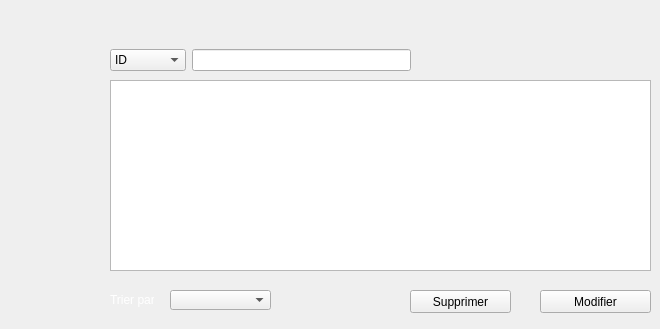
     <widget class="QWidget" name="tab_2">
      <attribute name="title">
       <string>Afficher les ventes</string>
      </attribute>
      <widget class="QTableView" name="ventes">
       <property name="geometry">
        <rect>
         <x>110</x>
         <y>80</y>
         <width>541</width>
         <height>191</height>
        </rect>
       </property>
       <property name="font">
        <font>
         <family>Segoe UI Symbol</family>
         <pointsize>10</pointsize>
         <weight>50</weight>
         <bold>false</bold>
        </font>
       </property>
       <property name="styleSheet">
        <string notr="true">

QMainWindow {

	background-color:#ececec;

}

QTextEdit {

	border-width: 1px;

	border-style: solid;

	border-color: qlineargradient(spread:pad, x1:0.5, y1:1, x2:0.5, y2:0, stop:0 rgba(0, 113, 255, 255), stop:1 rgba(91, 171, 252, 255));

}

QPlainTextEdit {

	border-width: 1px;

	border-style: solid;

	border-color: qlineargradient(spread:pad, x1:0.5, y1:1, x2:0.5, y2:0, stop:0 rgba(0, 113, 255, 255), stop:1 rgba(91, 171, 252, 255));

}

QToolButton {

	border-style: solid;

	border-top-color: qlineargradient(spread:pad, x1:0.5, y1:1, x2:0.5, y2:0, stop:0 rgb(215, 215, 215), stop:1 rgb(222, 222, 222));

	border-right-color: qlineargradient(spread:pad, x1:0, y1:0.5, x2:1, y2:0.5, stop:0 rgb(217, 217, 217), stop:1 rgb(227, 227, 227));

	border-left-color: qlineargradient(spread:pad, x1:0, y1:0.5, x2:1, y2:0.5, stop:0 rgb(227, 227, 227), stop:1 rgb(217, 217, 217));

	border-bottom-color: qlineargradient(spread:pad, x1:0.5, y1:1, x2:0.5, y2:0, stop:0 rgb(215, 215, 215), stop:1 rgb(222, 222, 222));

	border-width: 1px;

	border-radius: 5px;

	color: rgb(0,0,0);

	padding: 2px;

	background-color: rgb(255,255,255);

}

QToolButton:hover{

	border-style: solid;

	border-top-color: qlineargradient(spread:pad, x1:0.5, y1:1, x2:0.5, y2:0, stop:0 rgb(195, 195, 195), stop:1 rgb(222, 222, 222));

	border-right-color: qlineargradient(spread:pad, x1:0, y1:0.5, x2:1, y2:0.5, stop:0 rgb(197, 197, 197), stop:1 rgb(227, 227, 227));

	border-left-color: qlineargradient(spread:pad, x1:0, y1:0.5, x2:1, y2:0.5, stop:0 rgb(227, 227, 227), stop:1 rgb(197, 197, 197));

	border-bottom-color: qlineargradient(spread:pad, x1:0.5, y1:1, x2:0.5, y2:0, stop:0 rgb(195, 195, 195), stop:1 rgb(222, 222, 222));

	border-width: 1px;

	border-radius: 5px;

	color: rgb(0,0,0);

	padding: 2px;

	background-color: rgb(255,255,255);

}

QToolButton:pressed{

	border-style: solid;

	border-top-color: qlineargradient(spread:pad, x1:0.5, y1:1, x2:0.5, y2:0, stop:0 rgb(215, 215, 215), stop:1 rgb(222, 222, 222));

	border-right-color: qlineargradient(spread:pad, x1:0, y1:0.5, x2:1, y2:0.5, stop:0 rgb(217, 217, 217), stop:1 rgb(227, 227, 227));

	border-left-color: qlineargradient(spread:pad, x1:0, y1:0.5, x2:1, y2:0.5, stop:0 rgb(227, 227, 227), stop:1 rgb(217, 217, 217));

	border-bottom-color: qlineargradient(spread:pad, x1:0.5, y1:1, x2:0.5, y2:0, stop:0 rgb(215, 215, 215), stop:1 rgb(222, 222, 222));

	border-width: 1px;

	border-radius: 5px;

	color: rgb(0,0,0);

	padding: 2px;

	background-color: rgb(142,142,142);

}

QPushButton{

	border-style: solid;

	border-top-color: qlineargradient(spread:pad, x1:0.5, y1:1, x2:0.5, y2:0, stop:0 rgb(215, 215, 215), stop:1 rgb(222, 222, 222));

	border-right-color: qlineargradient(spread:pad, x1:0, y1:0.5, x2:1, y2:0.5, stop:0 rgb(217, 217, 217), stop:1 rgb(227, 227, 227));

	border-left-color: qlineargradient(spread:pad, x1:0, y1:0.5, x2:1, y2:0.5, stop:0 rgb(227, 227, 227), stop:1 rgb(217, 217, 217));

	border-bottom-color: qlineargradient(spread:pad, x1:0.5, y1:1, x2:0.5, y2:0, stop:0 rgb(215, 215, 215), stop:1 rgb(222, 222, 222));

	border-width: 1px;

	border-radius: 5px;

	color: rgb(0,0,0);

	padding: 2px;

	background-color: rgb(255,255,255);

}

QPushButton::default{

	border-style: solid;

	border-top-color: qlineargradient(spread:pad, x1:0.5, y1:1, x2:0.5, y2:0, stop:0 rgb(215, 215, 215), stop:1 rgb(222, 222, 222));

	border-right-color: qlineargradient(spread:pad, x1:0, y1:0.5, x2:1, y2:0.5, stop:0 rgb(217, 217, 217), stop:1 rgb(227, 227, 227));

	border-left-color: qlineargradient(spread:pad, x1:0, y1:0.5, x2:1, y2:0.5, stop:0 rgb(227, 227, 227), stop:1 rgb(217, 217, 217));

	border-bottom-color: qlineargradient(spread:pad, x1:0.5, y1:1, x2:0.5, y2:0, stop:0 rgb(215, 215, 215), stop:1 rgb(222, 222, 222));

	border-width: 1px;

	border-radius: 5px;

	color: rgb(0,0,0);

	padding: 2px;

	background-color: rgb(255,255,255);

}

QPushButton:hover{

	border-style: solid;

	border-top-color: qlineargradient(spread:pad, x1:0.5, y1:1, x2:0.5, y2:0, stop:0 rgb(195, 195, 195), stop:1 rgb(222, 222, 222));

	border-right-color: qlineargradient(spread:pad, x1:0, y1:0.5, x2:1, y2:0.5, stop:0 rgb(197, 197, 197), stop:1 rgb(227, 227, 227));

	border-left-color: qlineargradient(spread:pad, x1:0, y1:0.5, x2:1, y2:0.5, stop:0 rgb(227, 227, 227), stop:1 rgb(197, 197, 197));

	border-bottom-color: qlineargradient(spread:pad, x1:0.5, y1:1, x2:0.5, y2:0, stop:0 rgb(195, 195, 195), stop:1 rgb(222, 222, 222));

	border-width: 1px;

	border-radius: 5px;

	color: rgb(0,0,0);

	padding: 2px;

	background-color: rgb(255,255,255);

}

QPushButton:pressed{

	border-style: solid;

	border-top-color: qlineargradient(spread:pad, x1:0.5, y1:1, x2:0.5, y2:0, stop:0 rgb(215, 215, 215), stop:1 rgb(222, 222, 222));

	border-right-color: qlineargradient(spread:pad, x1:0, y1:0.5, x2:1, y2:0.5, stop:0 rgb(217, 217, 217), stop:1 rgb(227, 227, 227));

	border-left-color: qlineargradient(spread:pad, x1:0, y1:0.5, x2:1, y2:0.5, stop:0 rgb(227, 227, 227), stop:1 rgb(217, 217, 217));

	border-bottom-color: qlineargradient(spread:pad, x1:0.5, y1:1, x2:0.5, y2:0, stop:0 rgb(215, 215, 215), stop:1 rgb(222, 222, 222));

	border-width: 1px;

	border-radius: 5px;

	color: rgb(0,0,0);

	padding: 2px;

	background-color: rgb(142,142,142);

}

QPushButton:disabled{

	border-style: solid;

	border-top-color: qlineargradient(spread:pad, x1:0.5, y1:1, x2:0.5, y2:0, stop:0 rgb(215, 215, 215), stop:1 rgb(222, 222, 222));

	border-right-color: qlineargradient(spread:pad, x1:0, y1:0.5, x2:1, y2:0.5, stop:0 rgb(217, 217, 217), stop:1 rgb(227, 227, 227));

	border-left-color: qlineargradient(spread:pad, x1:0, y1:0.5, x2:1, y2:0.5, stop:0 rgb(227, 227, 227), stop:1 rgb(217, 217, 217));

	border-bottom-color: qlineargradient(spread:pad, x1:0.5, y1:1, x2:0.5, y2:0, stop:0 rgb(215, 215, 215), stop:1 rgb(222, 222, 222));

	border-width: 1px;

	border-radius: 5px;

	color: #808086;

	padding: 2px;

	background-color: rgb(142,142,142);

}

QLineEdit {

	border-width: 1px; border-radius: 4px;

	border-style: solid;

	border-color: qlineargradient(spread:pad, x1:0.5, y1:1, x2:0.5, y2:0, stop:0 rgba(0, 113, 255, 255), stop:1 rgba(91, 171, 252, 255));

}

QLabel {

	color: #000000;

}

QLCDNumber {

	color: rgb(0, 113, 255, 255);

}

QProgressBar {

	text-align: center;

	color: rgb(240, 240, 240);

	border-width: 1px; 

	border-radius: 10px;

	border-color: rgb(230, 230, 230);

	border-style: solid;

	background-color:rgb(207,207,207);

}

QProgressBar::chunk {

	background-color: qlineargradient(spread:pad, x1:0.5, y1:1, x2:0.5, y2:0, stop:0 rgba(49, 147, 250, 255), stop:1 rgba(34, 142, 255, 255));

	border-radius: 10px;

}

QMenuBar {

	background-color: qlineargradient(spread:pad, x1:0.5, y1:1, x2:0.5, y2:0, stop:0 rgba(207, 209, 207, 255), stop:1 rgba(230, 229, 230, 255));

}

QMenuBar::item {

	color: #000000;

  	spacing: 3px;

  	padding: 1px 4px;

	background-color: qlineargradient(spread:pad, x1:0.5, y1:1, x2:0.5, y2:0, stop:0 rgba(207, 209, 207, 255), stop:1 rgba(230, 229, 230, 255));

}



QMenuBar::item:selected {

  	background-color: qlineargradient(spread:pad, x1:0.5, y1:1, x2:0.5, y2:0, stop:0 rgba(0, 113, 255, 255), stop:1 rgba(91, 171, 252, 255));

	color: #FFFFFF;

}

QMenu::item:selected {

	border-style: solid;

	border-top-color: transparent;

	border-right-color: transparent;

	border-left-color: qlineargradient(spread:pad, x1:0.5, y1:1, x2:0.5, y2:0, stop:0 rgba(0, 113, 255, 255), stop:1 rgba(91, 171, 252, 255));

	border-bottom-color: transparent;

	border-left-width: 2px;

	color: #000000;

	padding-left:15px;

	padding-top:4px;

	padding-bottom:4px;

	padding-right:7px;

}

QMenu::item {

	border-style: solid;

	border-top-color: transparent;

	border-right-color: transparent;

	border-left-color: transparent;

	border-bottom-color: transparent;

	border-bottom-width: 1px;

	color: #000000;

	padding-left:17px;

	padding-top:4px;

	padding-bottom:4px;

	padding-right:7px;

}

QTabWidget {

	color:rgb(0,0,0);

	background-color:#000000;

}

QTabWidget::pane {

		border-color: rgb(223,223,223);

		background-color:rgb(226,226,226);

		border-style: solid;

		border-width: 2px;

    	border-radius: 6px;

}

QTabBar::tab:first {

	border-style: solid;

	border-left-width:1px;

	border-right-width:0px;

	border-top-width:1px;

	border-bottom-width:1px;

	border-top-color: rgb(209,209,209);

	border-left-color: qlineargradient(spread:pad, x1:0.5, y1:1, x2:0.5, y2:0, stop:0 rgba(209, 209, 209, 209), stop:1 rgba(229, 229, 229, 229));

	border-bottom-color: rgb(229,229,229);

	border-top-left-radius: 4px;

	border-bottom-left-radius: 4px;

	color: #000000;

	padding: 3px;

	margin-left:0px;

	background-color: qlineargradient(spread:pad, x1:0.5, y1:1, x2:0.5, y2:0, stop:0 rgba(247, 247, 247, 255), stop:1 rgba(255, 255, 255, 255));

}

QTabBar::tab:last {

	border-style: solid;

	border-width:1px;

	border-top-color: rgb(209,209,209);

	border-left-color: qlineargradient(spread:pad, x1:0.5, y1:1, x2:0.5, y2:0, stop:0 rgba(209, 209, 209, 209), stop:1 rgba(229, 229, 229, 229));

	border-right-color: qlineargradient(spread:pad, x1:0.5, y1:1, x2:0.5, y2:0, stop:0 rgba(209, 209, 209, 209), stop:1 rgba(229, 229, 229, 229));

	border-bottom-color: rgb(229,229,229);

	border-top-right-radius: 4px;

	border-bottom-right-radius: 4px;

	color: #000000;

	padding: 3px;

	margin-left:0px;

	background-color: qlineargradient(spread:pad, x1:0.5, y1:1, x2:0.5, y2:0, stop:0 rgba(247, 247, 247, 255), stop:1 rgba(255, 255, 255, 255));

}

QTabBar::tab {

	border-style: solid;

	border-top-width:1px;

	border-bottom-width:1px;

	border-left-width:1px;

	border-top-color: rgb(209,209,209);

	border-left-color: qlineargradient(spread:pad, x1:0.5, y1:1, x2:0.5, y2:0, stop:0 rgba(209, 209, 209, 209), stop:1 rgba(229, 229, 229, 229));

	border-bottom-color: rgb(229,229,229);

	color: #000000;

	padding: 3px;

	margin-left:0px;

	background-color: qlineargradient(spread:pad, x1:0.5, y1:1, x2:0.5, y2:0, stop:0 rgba(247, 247, 247, 255), stop:1 rgba(255, 255, 255, 255));

}

QTabBar::tab:selected, QTabBar::tab:last:selected, QTabBar::tab:hover {

  	border-style: solid;

  	border-left-width:1px;

	border-right-color: transparent;

	border-top-color: rgb(209,209,209);

	border-left-color: qlineargradient(spread:pad, x1:0.5, y1:1, x2:0.5, y2:0, stop:0 rgba(209, 209, 209, 209), stop:1 rgba(229, 229, 229, 229));

	border-bottom-color: rgb(229,229,229);

	color: #FFFFFF;

	padding: 3px;

	margin-left:0px;

	background-color: qlineargradient(spread:pad, x1:0.5, y1:1, x2:0.5, y2:0, stop:0 rgba(0, 113, 255, 255), stop:1 rgba(91, 171, 252, 255));

}



QTabBar::tab:selected, QTabBar::tab:first:selected, QTabBar::tab:hover {

  	border-style: solid;

  	border-left-width:1px;

  	border-bottom-width:1px;

  	border-top-width:1px;

	border-right-color: transparent;

	border-top-color: rgb(209,209,209);

	border-left-color: qlineargradient(spread:pad, x1:0.5, y1:1, x2:0.5, y2:0, stop:0 rgba(209, 209, 209, 209), stop:1 rgba(229, 229, 229, 229));

	border-bottom-color: rgb(229,229,229);

	color: #FFFFFF;

	padding: 3px;

	margin-left:0px;

	background-color: qlineargradient(spread:pad, x1:0.5, y1:1, x2:0.5, y2:0, stop:0 rgba(0, 113, 255, 255), stop:1 rgba(91, 171, 252, 255));

}



QCheckBox {

	color: #000000;

	padding: 2px;

}

QCheckBox:disabled {

	color: #808086;

	padding: 2px;

}



QCheckBox:hover {

	border-radius:4px;

	border-style:solid;

	padding-left: 1px;

	padding-right: 1px;

	padding-bottom: 1px;

	padding-top: 1px;

	border-width:1px;

	border-color: transparent;

}

QCheckBox::indicator:checked {



	height: 10px;

	width: 10px;

	border-style:solid;

	border-width: 1px;

	border-color: qlineargradient(spread:pad, x1:0.5, y1:1, x2:0.5, y2:0, stop:0 rgba(0, 113, 255, 255), stop:1 rgba(91, 171, 252, 255));

	color: #000000;

	background-color: qlineargradient(spread:pad, x1:0.5, y1:1, x2:0.5, y2:0, stop:0 rgba(0, 113, 255, 255), stop:1 rgba(91, 171, 252, 255));

}

QCheckBox::indicator:unchecked {



	height: 10px;

	width: 10px;

	border-style:solid;

	border-width: 1px;

	border-color: qlineargradient(spread:pad, x1:0.5, y1:1, x2:0.5, y2:0, stop:0 rgba(0, 113, 255, 255), stop:1 rgba(91, 171, 252, 255));

	color: #000000;

}

QRadioButton {

	color: 000000;

	padding: 1px;

}

QRadioButton::indicator:checked {

	height: 10px;

	width: 10px;

	border-style:solid;

	border-radius:5px;

	border-width: 1px;

	border-color: qlineargradient(spread:pad, x1:0.5, y1:1, x2:0.5, y2:0, stop:0 rgba(0, 113, 255, 255), stop:1 rgba(91, 171, 252, 255));

	color: #a9b7c6;

	background-color: qlineargradient(spread:pad, x1:0.5, y1:1, x2:0.5, y2:0, stop:0 rgba(0, 113, 255, 255), stop:1 rgba(91, 171, 252, 255));

}

QRadioButton::indicator:!checked {

	height: 10px;

	width: 10px;

	border-style:solid;

	border-radius:5px;

	border-width: 1px;

	border-color: qlineargradient(spread:pad, x1:0.5, y1:1, x2:0.5, y2:0, stop:0 rgba(0, 113, 255, 255), stop:1 rgba(91, 171, 252, 255));

	color: #a9b7c6;

	background-color: transparent;

}

QStatusBar {

	color:#027f7f;

}

QSpinBox {

	border-style: solid;

	border-width: 1px;

	border-color: qlineargradient(spread:pad, x1:0.5, y1:1, x2:0.5, y2:0, stop:0 rgba(0, 113, 255, 255), stop:1 rgba(91, 171, 252, 255));

}

QDoubleSpinBox {

	border-style: solid;

	border-width: 1px;

	border-color: qlineargradient(spread:pad, x1:0.5, y1:1, x2:0.5, y2:0, stop:0 rgba(0, 113, 255, 255), stop:1 rgba(91, 171, 252, 255));

}

QTimeEdit {

	border-style: solid;

	border-width: 1px;

	border-color: qlineargradient(spread:pad, x1:0.5, y1:1, x2:0.5, y2:0, stop:0 rgba(0, 113, 255, 255), stop:1 rgba(91, 171, 252, 255));

}

QDateTimeEdit {

	border-style: solid;

	border-width: 1px;

	border-color: qlineargradient(spread:pad, x1:0.5, y1:1, x2:0.5, y2:0, stop:0 rgba(0, 113, 255, 255), stop:1 rgba(91, 171, 252, 255));

}

QDateEdit {

	border-style: solid;

	border-width: 1px;

	border-color: qlineargradient(spread:pad, x1:0.5, y1:1, x2:0.5, y2:0, stop:0 rgba(0, 113, 255, 255), stop:1 rgba(91, 171, 252, 255));

}



QToolBox {

	color: #a9b7c6;

	background-color:#000000;

}

QToolBox::tab {

	color: #a9b7c6;

	background-color:#000000;

}

QToolBox::tab:selected {

	color: #FFFFFF;

	background-color:#000000;

}

QScrollArea {

	color: #FFFFFF;

	background-color:#000000;

}

QSlider::groove:horizontal {

	height: 5px;

	background-color: qlineargradient(spread:pad, x1:0.5, y1:1, x2:0.5, y2:0, stop:0 rgba(49, 147, 250, 255), stop:1 rgba(34, 142, 255, 255));

}

QSlider::groove:vertical {

	width: 5px;

	background-color: qlineargradient(spread:pad, x1:0.5, y1:1, x2:0.5, y2:0, stop:0 rgba(49, 147, 250, 255), stop:1 rgba(34, 142, 255, 255));

}

QSlider::handle:horizontal {

	background: rgb(253,253,253);

	border-style: solid;

	border-width: 1px;

	border-color: rgb(207,207,207);

	width: 12px;

	margin: -5px 0;

	border-radius: 7px;

}

QSlider::handle:vertical {

	background: rgb(253,253,253);

	border-style: solid;

	border-width: 1px;

	border-color: rgb(207,207,207);

	height: 12px;

	margin: 0 -5px;

	border-radius: 7px;

}

QSlider::add-page:horizontal {

    background: rgb(181,181,181);

}

QSlider::add-page:vertical {

    background: rgb(181,181,181);

}

QSlider::sub-page:horizontal {

    background-color: qlineargradient(spread:pad, x1:0.5, y1:1, x2:0.5, y2:0, stop:0 rgba(49, 147, 250, 255), stop:1 rgba(34, 142, 255, 255));

}

QSlider::sub-page:vertical {

    background-color: qlineargradient(spread:pad, y1:0.5, x1:1, y2:0.5, x2:0, stop:0 rgba(49, 147, 250, 255), stop:1 rgba(34, 142, 255, 255));

}

QScrollBar:horizontal {

	max-height: 20px;

	border: 1px transparent grey;

	margin: 0px 20px 0px 20px;

}

QScrollBar:vertical {

	max-width: 20px;

	border: 1px transparent grey;

	margin: 20px 0px 20px 0px;

}

QScrollBar::handle:horizontal {

	background: rgb(253,253,253);

	border-style: solid;

	border-width: 1px;

	border-color: rgb(207,207,207);

	border-radius: 7px;

	min-width: 25px;

}

QScrollBar::handle:horizontal:hover {

	background: rgb(253,253,253);

	border-style: solid;

	border-width: 1px;

	border-color: rgb(147, 200, 200);

	border-radius: 7px;

	min-width: 25px;

}

QScrollBar::handle:vertical {

	background: rgb(253,253,253);

	border-style: solid;

	border-width: 1px;

	border-color: rgb(207,207,207);

	border-radius: 7px;

	min-height: 25px;

}

QScrollBar::handle:vertical:hover {

	background: rgb(253,253,253);

	border-style: solid;

	border-width: 1px;

	border-color: rgb(147, 200, 200);

	border-radius: 7px;

	min-height: 25px;

}

QScrollBar::add-line:horizontal {

   border: 2px transparent grey;

   border-top-right-radius: 7px;

   border-bottom-right-radius: 7px;

   background: rgba(34, 142, 255, 255);

   width: 20px;

   subcontrol-position: right;

   subcontrol-origin: margin;

}

QScrollBar::add-line:horizontal:pressed {

   border: 2px transparent grey;

   border-top-right-radius: 7px;

   border-bottom-right-radius: 7px;

   background: rgb(181,181,181);

   width: 20px;

   subcontrol-position: right;

   subcontrol-origin: margin;

}

QScrollBar::add-line:vertical {

   border: 2px transparent grey;

   border-bottom-left-radius: 7px;

   border-bottom-right-radius: 7px;

   background: rgba(34, 142, 255, 255);

   height: 20px;

   subcontrol-position: bottom;

   subcontrol-origin: margin;

}

QScrollBar::add-line:vertical:pressed {

   border: 2px transparent grey;

   border-bottom-left-radius: 7px;

   border-bottom-right-radius: 7px;

   background: rgb(181,181,181);

   height: 20px;

   subcontrol-position: bottom;

   subcontrol-origin: margin;

}

QScrollBar::sub-line:horizontal {

   border: 2px transparent grey;

   border-top-left-radius: 7px;

   border-bottom-left-radius: 7px;

   background: rgba(34, 142, 255, 255);

   width: 20px;

   subcontrol-position: left;

   subcontrol-origin: margin;

}

QScrollBar::sub-line:horizontal:pressed {

   border: 2px transparent grey;

   border-top-left-radius: 7px;

   border-bottom-left-radius: 7px;

   background: rgb(181,181,181);

   width: 20px;

   subcontrol-position: left;

   subcontrol-origin: margin;

}

QScrollBar::sub-line:vertical {

   border: 2px transparent grey;

   border-top-left-radius: 7px;

   border-top-right-radius: 7px;

   background: rgba(34, 142, 255, 255);

   height: 20px;

   subcontrol-position: top;

   subcontrol-origin: margin;

}

QScrollBar::sub-line:vertical:pressed {

   border: 2px transparent grey;

   border-top-left-radius: 7px;

   border-top-right-radius: 7px;

   background: rgb(181,181,181);

   height: 20px;

   subcontrol-position: top;

   subcontrol-origin: margin;

}

QScrollBar::left-arrow:horizontal {

   border: 1px transparent grey;

   border-top-left-radius: 3px;

   border-bottom-left-radius: 3px;

   width: 6px;

   height: 6px;

   background: white;

}

QScrollBar::right-arrow:horizontal {

   border: 1px transparent grey;

   border-top-right-radius: 3px;

   border-bottom-right-radius: 3px;

   width: 6px;

   height: 6px;

   background: white;

}

QScrollBar::up-arrow:vertical {

   border: 1px transparent grey;

   border-top-left-radius: 3px;

   border-top-right-radius: 3px;

   width: 6px;

   height: 6px;

   background: white;

}

QScrollBar::down-arrow:vertical {

   border: 1px transparent grey;

   border-bottom-left-radius: 3px;

   border-bottom-right-radius: 3px;

   width: 6px;

   height: 6px;

   background: white;

}

QScrollBar::add-page:horizontal, QScrollBar::sub-page:horizontal {

   background: none;

}

QScrollBar::add-page:vertical, QScrollBar::sub-page:vertical {

   background: none;

}


</string>
       </property>
      </widget>
      <widget class="QPushButton" name="pushButton">
       <property name="geometry">
        <rect>
         <x>540</x>
         <y>290</y>
         <width>111</width>
         <height>23</height>
        </rect>
       </property>
       <property name="text">
        <string>Modifier</string>
       </property>
      </widget>
      <widget class="QComboBox" name="comboBox">
       <property name="geometry">
        <rect>
         <x>170</x>
         <y>290</y>
         <width>101</width>
         <height>20</height>
        </rect>
       </property>
       <item>
        <property name="text">
         <string> </string>
        </property>
       </item>
       <item>
        <property name="text">
         <string>DateA</string>
        </property>
       </item>
       <item>
        <property name="text">
         <string>Quantite</string>
        </property>
       </item>
       <item>
        <property name="text">
         <string>Prix</string>
        </property>
       </item>
      </widget>
      <widget class="QLabel" name="label_10">
       <property name="geometry">
        <rect>
         <x>110</x>
         <y>280</y>
         <width>44</width>
         <height>40</height>
        </rect>
       </property>
       <property name="text">
        <string>&lt;html&gt;&lt;head/&gt;&lt;body&gt;&lt;p&gt;&lt;span style=&quot; color:#ffffff;&quot;&gt;Trier par &lt;/span&gt;&lt;/p&gt;&lt;/body&gt;&lt;/html&gt;</string>
       </property>
      </widget>
      <widget class="QPushButton" name="pb_supprimer">
       <property name="geometry">
        <rect>
         <x>410</x>
         <y>290</y>
         <width>101</width>
         <height>23</height>
        </rect>
       </property>
       <property name="text">
        <string>Supprimer</string>
       </property>
      </widget>
      <widget class="QWidget" name="layoutWidget_2">
       <property name="geometry">
        <rect>
         <x>110</x>
         <y>40</y>
         <width>541</width>
         <height>41</height>
        </rect>
       </property>
       <layout class="QHBoxLayout" name="horizontalLayout_6">
        <item>
         <widget class="QComboBox" name="comboBox_4">
          <item>
           <property name="text">
            <string>ID</string>
           </property>
          </item>
          <item>
           <property name="text">
            <string>Quantite</string>
           </property>
          </item>
          <item>
           <property name="text">
            <string>Prix</string>
           </property>
          </item>
         </widget>
        </item>
        <item>
         <widget class="QLineEdit" name="lineEdit_3"/>
        </item>
        <item>
         <spacer name="verticalSpacer_27">
          <property name="orientation">
           <enum>Qt::Vertical</enum>
          </property>
          <property name="sizeHint" stdset="0">
           <size>
            <width>20</width>
            <height>40</height>
           </size>
          </property>
         </spacer>
        </item>
        <item>
         <spacer name="verticalSpacer_28">
          <property name="orientation">
           <enum>Qt::Vertical</enum>
          </property>
          <property name="sizeHint" stdset="0">
           <size>
            <width>20</width>
            <height>40</height>
           </size>
          </property>
         </spacer>
        </item>
        <item>
         <spacer name="verticalSpacer_29">
          <property name="orientation">
           <enum>Qt::Vertical</enum>
          </property>
          <property name="sizeHint" stdset="0">
           <size>
            <width>20</width>
            <height>40</height>
           </size>
          </property>
         </spacer>
        </item>
        <item>
         <spacer name="verticalSpacer_15">
          <property name="orientation">
           <enum>Qt::Vertical</enum>
          </property>
          <property name="sizeHint" stdset="0">
           <size>
            <width>20</width>
            <height>40</height>
           </size>
          </property>
         </spacer>
        </item>
        <item>
         <spacer name="verticalSpacer_16">
          <property name="orientation">
           <enum>Qt::Vertical</enum>
          </property>
          <property name="sizeHint" stdset="0">
           <size>
            <width>20</width>
            <height>40</height>
           </size>
          </property>
         </spacer>
        </item>
        <item>
         <spacer name="verticalSpacer_17">
          <property name="orientation">
           <enum>Qt::Vertical</enum>
          </property>
          <property name="sizeHint" stdset="0">
           <size>
            <width>20</width>
            <height>40</height>
           </size>
          </property>
         </spacer>
        </item>
        <item>
         <spacer name="verticalSpacer_30">
          <property name="orientation">
           <enum>Qt::Vertical</enum>
          </property>
          <property name="sizeHint" stdset="0">
           <size>
            <width>20</width>
            <height>40</height>
           </size>
          </property>
         </spacer>
        </item>
        <item>
         <spacer name="verticalSpacer_31">
          <property name="orientation">
           <enum>Qt::Vertical</enum>
          </property>
          <property name="sizeHint" stdset="0">
           <size>
            <width>20</width>
            <height>40</height>
           </size>
          </property>
         </spacer>
        </item>
        <item>
         <spacer name="verticalSpacer_32">
          <property name="orientation">
           <enum>Qt::Vertical</enum>
          </property>
          <property name="sizeHint" stdset="0">
           <size>
            <width>20</width>
            <height>40</height>
           </size>
          </property>
         </spacer>
        </item>
        <item>
         <spacer name="verticalSpacer_33">
          <property name="orientation">
           <enum>Qt::Vertical</enum>
          </property>
          <property name="sizeHint" stdset="0">
           <size>
            <width>20</width>
            <height>40</height>
           </size>
          </property>
         </spacer>
        </item>
        <item>
         <spacer name="verticalSpacer_34">
          <property name="orientation">
           <enum>Qt::Vertical</enum>
          </property>
          <property name="sizeHint" stdset="0">
           <size>
            <width>20</width>
            <height>40</height>
           </size>
          </property>
         </spacer>
        </item>
        <item>
         <spacer name="verticalSpacer_35">
          <property name="orientation">
           <enum>Qt::Vertical</enum>
          </property>
          <property name="sizeHint" stdset="0">
           <size>
            <width>20</width>
            <height>40</height>
           </size>
          </property>
         </spacer>
        </item>
       </layout>
      </widget>
     </widget>
